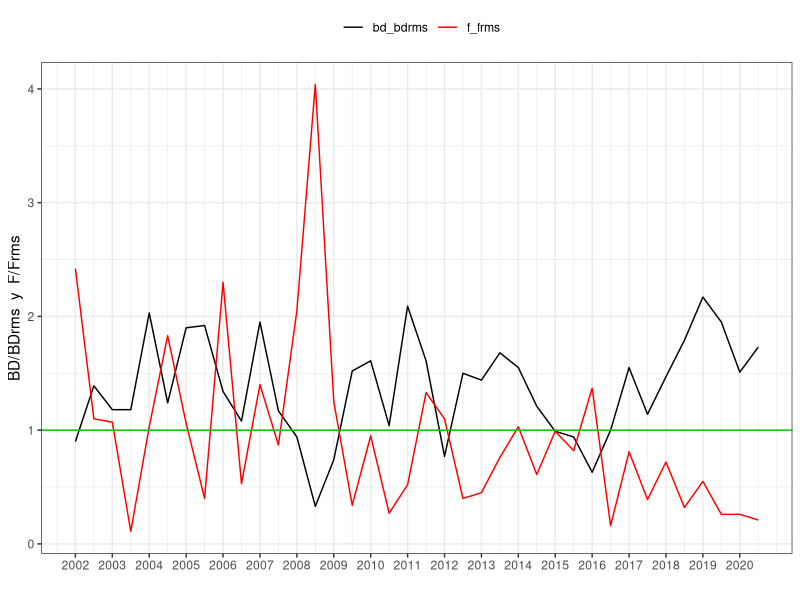

The R source for this figure:
## ---- chunk 1
library(knitr) # para generar reporte Rmarkdown
library(stringr)
library(reshape) 
library(dplyr) 
library(ggplot2)
library(ggthemes) # para ggplot
library(patchwork) # para unir gráficos de ggplot
library(strucchange) # libreria utilizada para análisis de quiebres


## ---- chunk 2
years<-seq(2002.0,2020.5,0.5)
f_frms<-c(2.42,1.10,1.07,0.11,1.03,1.83,1.06,0.40,2.30,0.53,1.40,0.87,2.05,4.04,1.25,0.34,0.95,0.27,0.52,1.33,1.10,0.40,0.45,0.76,1.03,0.61,0.99,0.82,1.37,0.16,0.81,0.39,0.72,0.32,0.55,0.26,0.26,0.21)

bd_bdrms<-c(0.90,1.39,1.18,1.18,2.03,1.24,1.90,1.92,1.34,1.08,1.95,1.17,0.94,0.33,0.74,1.52,1.61,1.04,2.09,1.61,0.77,1.50,1.44,1.68,1.55,1.21,0.99,0.94,0.63,1.00,1.55,1.14,1.47,1.79,2.17,1.95,1.51,1.73)

dataEstatus <- data.frame(years,bd_bdrms,f_frms) %>% mutate(type=c("Estatus")) %>% melt(id.var=c("years","type"))

ggplot(dataEstatus )+
  geom_line(aes(x = years, y = value, colour=variable)) +
  scale_color_manual(values=c('black',"red")) +
  geom_hline(yintercept = c(1),colour=c('green3'))+
  labs(x = '', y = 'BD/BDrms  y  F/Frms',fill="",color="") +
  scale_x_continuous(breaks = seq(from = 2002.0, to = 2020.5, by = 1)) +
  theme_bw(base_size=11) + 
  theme(plot.title = element_text(hjust = 0.5),legend.position="top")
